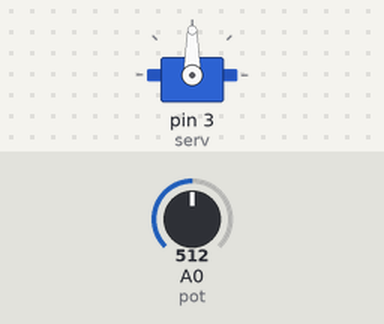
Bench run of a sketch on a simulated Arduino Uno, built with avr-gcc and run on an emulated ATmega328P. Shown: servo. The inputs (shaded band) are chosen by the test bench; at power-on: A0 (pot) = 512.

Above: at 1.2 s.
1.3 s: A0 (pot) set to 716
At 1.8 s:
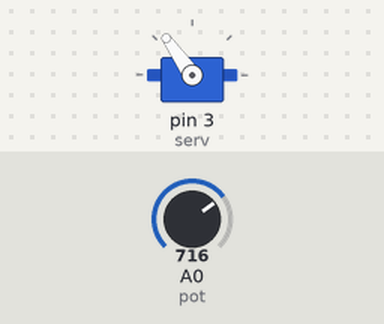
2.8 s: A0 (pot) set to 900
At 3.8 s:
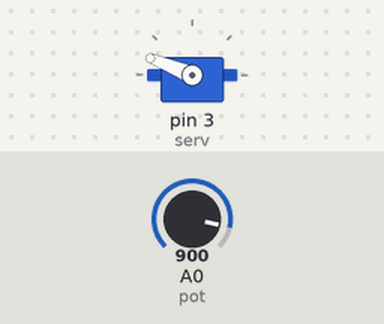
4.3 s: A0 (pot) set to 1023
At 5.2 s:
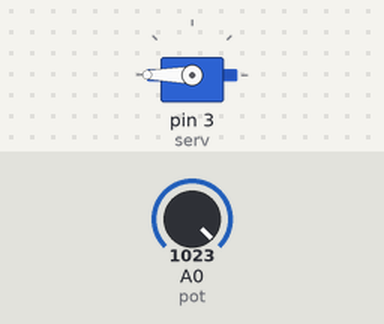
5.8 s: A0 (pot) set to 306
At 6.1 s:
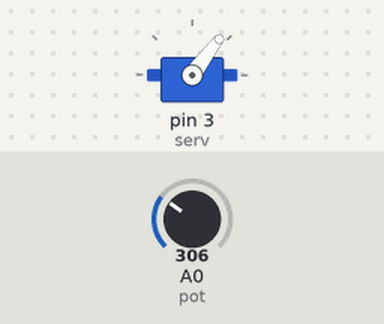
7.3 s: A0 (pot) set to 122
At 8.7 s:
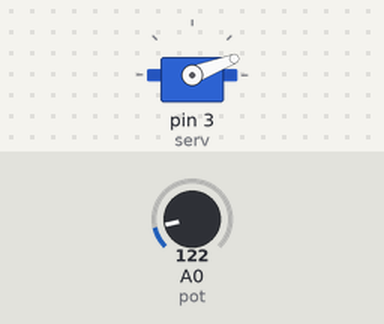
Timing chart, 0 to 9.8 s (numbered marks = the images above; inputs shaded):
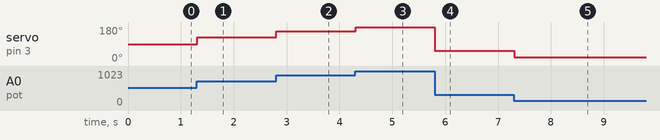

The sketch:

Lab5_servo.ino
```cpp
#include <Servo.h>
Servo myServo;
int pot=A0;
int val;
int serv = 3;

void setup() {
  myServo.attach(serv);

}

void loop() {
  val=analogRead(pot);
  val=map(val, 0, 1023, 0, 180);
  myServo.write(val);
  delay(15);

}
```

Measured:
- after the input at 1.3 s, servo on pin 3 (serv): 90° → 125° at once
- after the input at 2.8 s, servo on pin 3 (serv): 125° → 158° at once
- after the input at 4.3 s, servo on pin 3 (serv): 158° → 180° at once
- after the input at 5.8 s, servo on pin 3 (serv): 180° → 53° at once
- after the input at 7.3 s, servo on pin 3 (serv): 53° → 21° at once
